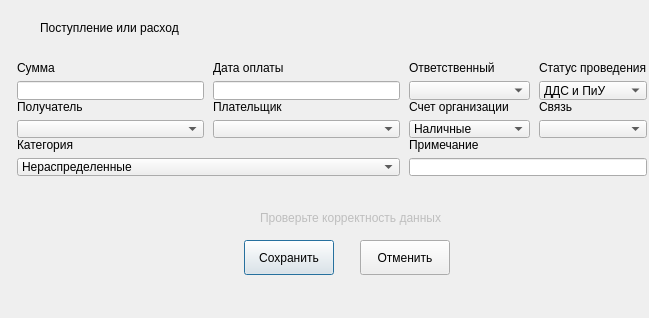
<?xml version="1.0" encoding="UTF-8"?>
<ui version="4.0">
 <class>FinanceFormClass</class>
 <widget class="QDialog" name="FinanceFormClass">
  <property name="geometry">
   <rect>
    <x>0</x>
    <y>0</y>
    <width>649</width>
    <height>318</height>
   </rect>
  </property>
  <property name="windowTitle">
   <string>FinanceForm</string>
  </property>
  <widget class="QLabel" name="name">
   <property name="geometry">
    <rect>
     <x>40</x>
     <y>20</y>
     <width>231</width>
     <height>16</height>
    </rect>
   </property>
   <property name="text">
    <string>Поступление или расход</string>
   </property>
  </widget>
  <widget class="QPushButton" name="saveBtn">
   <property name="geometry">
    <rect>
     <x>244</x>
     <y>240</y>
     <width>90</width>
     <height>35</height>
    </rect>
   </property>
   <property name="text">
    <string>Сохранить</string>
   </property>
  </widget>
  <widget class="QPushButton" name="cancelBtn">
   <property name="geometry">
    <rect>
     <x>360</x>
     <y>240</y>
     <width>90</width>
     <height>35</height>
    </rect>
   </property>
   <property name="text">
    <string>Отменить</string>
   </property>
  </widget>
  <widget class="QWidget" name="layoutWidget">
   <property name="geometry">
    <rect>
     <x>6</x>
     <y>50</y>
     <width>641</width>
     <height>137</height>
    </rect>
   </property>
   <layout class="QGridLayout" name="gridLayout" columnstretch="0,0,0,0">
    <property name="rightMargin">
     <number>0</number>
    </property>
    <property name="horizontalSpacing">
     <number>9</number>
    </property>
    <property name="verticalSpacing">
     <number>0</number>
    </property>
    <item row="1" column="1">
     <layout class="QVBoxLayout" name="payerLayout">
      <item>
       <widget class="QLabel" name="payerLbl">
        <property name="text">
         <string>Плательщик</string>
        </property>
       </widget>
      </item>
      <item>
       <widget class="QComboBox" name="payerBox"/>
      </item>
     </layout>
    </item>
    <item row="0" column="2">
     <layout class="QVBoxLayout" name="responsibleLayout">
      <item>
       <widget class="QLabel" name="responsibleLbl">
        <property name="text">
         <string>Ответственный</string>
        </property>
       </widget>
      </item>
      <item>
       <widget class="QComboBox" name="responsibleBox"/>
      </item>
     </layout>
    </item>
    <item row="2" column="0" colspan="2">
     <layout class="QVBoxLayout" name="categoryLayout">
      <property name="sizeConstraint">
       <enum>QLayout::SizeConstraint::SetNoConstraint</enum>
      </property>
      <item>
       <widget class="QLabel" name="categoryLbl">
        <property name="text">
         <string>Категория</string>
        </property>
       </widget>
      </item>
      <item>
       <widget class="QComboBox" name="categoryBox">
        <item>
         <property name="text">
          <string>Нераспределенные</string>
         </property>
        </item>
        <item>
         <property name="text">
          <string>Продажа товаров</string>
         </property>
        </item>
        <item>
         <property name="text">
          <string>Оказание услуг</string>
         </property>
        </item>
        <item>
         <property name="text">
          <string>Получение кредита</string>
         </property>
        </item>
        <item>
         <property name="text">
          <string>Проценты к получению</string>
         </property>
        </item>
        <item>
         <property name="text">
          <string>Прочий доход</string>
         </property>
        </item>
        <item>
         <property name="text">
          <string>Перевод между счетами</string>
         </property>
        </item>
        <item>
         <property name="text">
          <string>Нераспределенная сумма</string>
         </property>
        </item>
       </widget>
      </item>
     </layout>
    </item>
    <item row="1" column="0">
     <layout class="QVBoxLayout" name="recipientLayout">
      <item>
       <widget class="QLabel" name="recipientLbl">
        <property name="text">
         <string>Получатель</string>
        </property>
       </widget>
      </item>
      <item>
       <widget class="QComboBox" name="recipientBox"/>
      </item>
     </layout>
    </item>
    <item row="1" column="2">
     <layout class="QVBoxLayout" name="orgAccount">
      <item>
       <widget class="QLabel" name="orgAccountLbl">
        <property name="text">
         <string>Счет организации</string>
        </property>
       </widget>
      </item>
      <item>
       <widget class="QComboBox" name="orgAccountBox">
        <item>
         <property name="text">
          <string>Наличные</string>
         </property>
        </item>
        <item>
         <property name="text">
          <string>Расчетный счет</string>
         </property>
        </item>
       </widget>
      </item>
     </layout>
    </item>
    <item row="1" column="3">
     <layout class="QVBoxLayout" name="communicationLayout">
      <item>
       <widget class="QLabel" name="communicationLbl">
        <property name="text">
         <string>Связь</string>
        </property>
       </widget>
      </item>
      <item>
       <widget class="QComboBox" name="communicationBox"/>
      </item>
     </layout>
    </item>
    <item row="0" column="1">
     <layout class="QVBoxLayout" name="dateLayout">
      <item>
       <widget class="QLabel" name="dateLbl">
        <property name="text">
         <string>Дата оплаты</string>
        </property>
       </widget>
      </item>
      <item>
       <widget class="QLineEdit" name="date"/>
      </item>
     </layout>
    </item>
    <item row="0" column="0">
     <layout class="QVBoxLayout" name="cashLayout">
      <item>
       <widget class="QLabel" name="cashLbl">
        <property name="text">
         <string>Сумма</string>
        </property>
       </widget>
      </item>
      <item>
       <widget class="QLineEdit" name="cash"/>
      </item>
     </layout>
    </item>
    <item row="2" column="2" colspan="2">
     <layout class="QVBoxLayout" name="noteLayout">
      <property name="sizeConstraint">
       <enum>QLayout::SizeConstraint::SetNoConstraint</enum>
      </property>
      <item>
       <widget class="QLabel" name="noteLbl">
        <property name="text">
         <string>Примечание</string>
        </property>
       </widget>
      </item>
      <item>
       <widget class="QLineEdit" name="note"/>
      </item>
     </layout>
    </item>
    <item row="0" column="3">
     <layout class="QVBoxLayout" name="stateLayout">
      <item>
       <widget class="QLabel" name="stateLbl">
        <property name="text">
         <string>Статус проведения</string>
        </property>
       </widget>
      </item>
      <item>
       <widget class="QComboBox" name="stateBox">
        <item>
         <property name="text">
          <string>ДДС и ПиУ</string>
         </property>
        </item>
        <item>
         <property name="text">
          <string>ДДС</string>
         </property>
        </item>
        <item>
         <property name="text">
          <string>ПиУ</string>
         </property>
        </item>
        <item>
         <property name="text">
          <string>Не проведен</string>
         </property>
        </item>
       </widget>
      </item>
     </layout>
    </item>
   </layout>
  </widget>
  <widget class="QLabel" name="warningLbl">
   <property name="enabled">
    <bool>false</bool>
   </property>
   <property name="geometry">
    <rect>
     <x>260</x>
     <y>210</y>
     <width>181</width>
     <height>16</height>
    </rect>
   </property>
   <property name="text">
    <string>Проверьте корректность данных</string>
   </property>
  </widget>
 </widget>
 <layoutdefault spacing="6" margin="11"/>
 <resources/>
 <connections/>
</ui>
